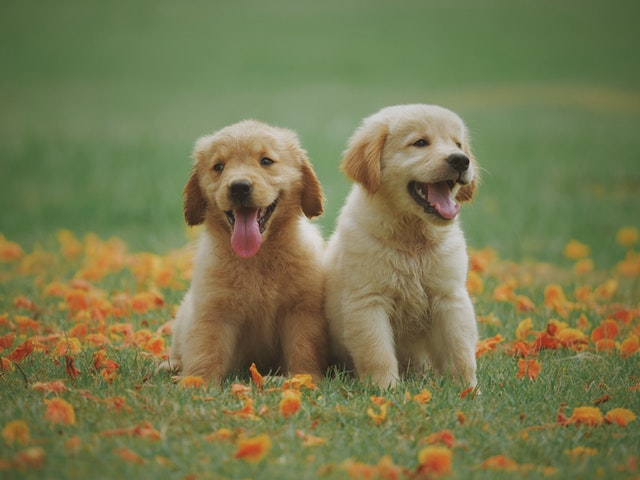
#> input picture photos/dog.jpg, 640 x 480 px
$ python sharpening_smoothing.py
#> lines starting #> are read from the running program, lines starting #| are printed output that depends on the picture; after the words box and inside, x2 and y2 are one past the last pixel; in counts of white or black regions, pixels touching at a corner belong together
import cv2 as cv

# read img file
img = cv.imread('photos/dog.jpg')
#> img is the input picture: shape (480, 640, 3); mean B, G, R 79.3, 121.5, 120.2
cv.imshow('Img', img)


# Blur (smooth) the img
smooth = cv.GaussianBlur(img,(5,5), cv.BORDER_DEFAULT)
cv.imshow('Gaussian Blur', smooth)

# Averaging blur
average = cv.blur(img, (5,5))
cv.imshow('Average Blur', average)

# Median Blur
median = cv.medianBlur(img, 5)
cv.imshow('Median Blur', median)

# Bilateral Blur -> edges remains without distortion
bilateral = cv.bilateralFilter(img, 5, 15, 15)
cv.imshow('Bilateral', bilateral)


import numpy as np

# convert to grey scale
grey_img = cv.cvtColor(img, cv.COLOR_RGB2GRAY)
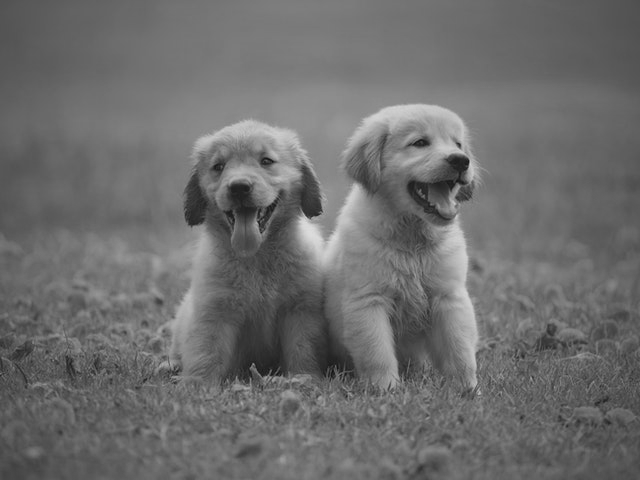
#> grey_img: shape (480, 640); min 15, max 221, mean 108.8
cv.imshow('Grey Img', grey_img)

# use canny edge detector
canny = cv.Canny(grey_img, 125, 175)
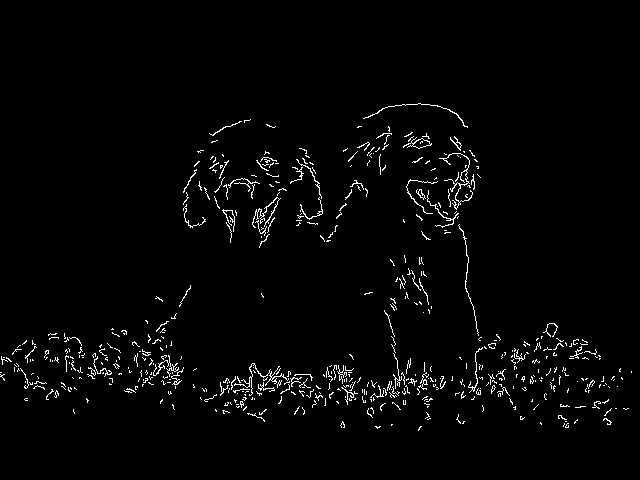
#> canny: shape (480, 640); 2.2% white in thin lines or dots, all inside (x1, y1, x2, y2) = (0, 103, 632, 431)
cv.imshow('Canny Img', canny)

# Laplacian edge detector
lap = cv.Laplacian(grey_img, cv.CV_64F)
lap = np.uint8(np.absolute(lap))
cv.imshow('Laplacian', lap)

# Sobel edge detector
sobelx = cv.Sobel(grey_img, cv.CV_64F, 1, 0)
sobely = cv.Sobel(grey_img, cv.CV_64F, 0, 1)
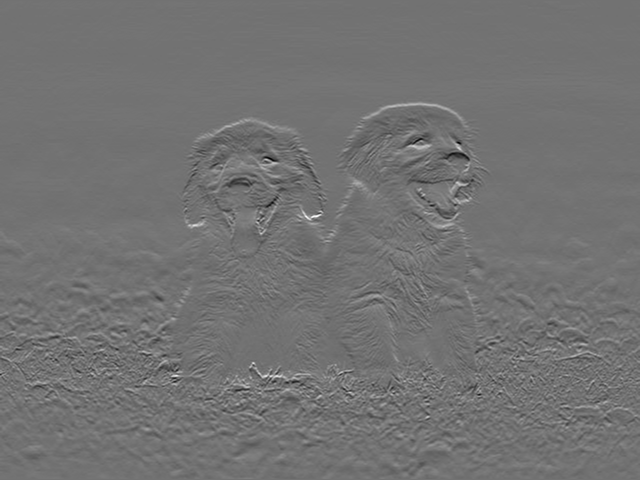
#> sobely: shape (480, 640) float64; min -364, max 444, mean -0.2; drawn with min black and max white
cv.imshow('Sobelx', sobelx)
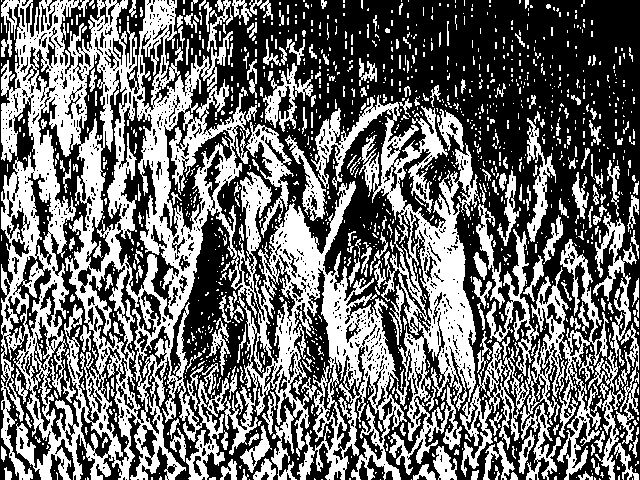
#> window 'Sobelx': shape (480, 640); 43.2% white; 1352 white regions (1091 under 20 px), largest, box (x1, y1, x2, y2) and area: (1, 0, 407, 480) 72074, (311, 95, 609, 480) 25588, (593, 212, 637, 366) 1791
cv.imshow('Sobely', sobely)
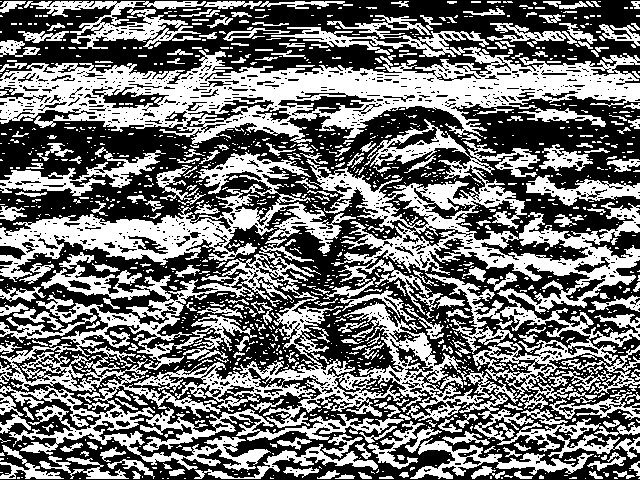
#> window 'Sobely': shape (480, 640); 45.3% white; 1429 white regions (1148 under 20 px), largest, box (x1, y1, x2, y2) and area: (0, 119, 640, 471) 55967, (0, 47, 640, 145) 26523, (0, 152, 356, 282) 11444

# Combine the 2 axis
combined_sobel = cv.bitwise_or(sobelx,sobely)
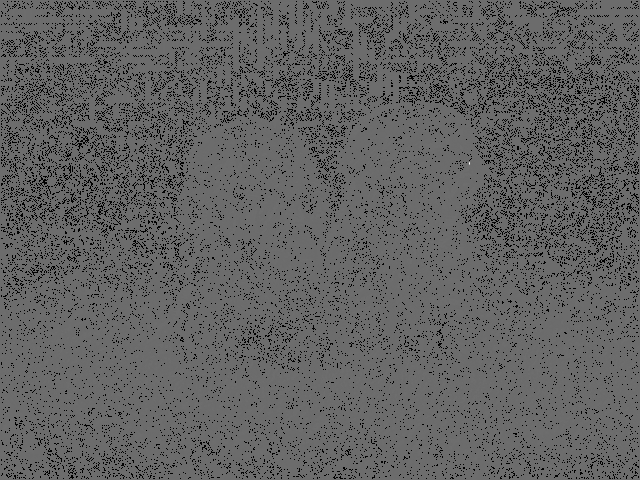
#> combined_sobel: shape (480, 640) float64; 10.17% of the values are NaN or infinite; the others: min -30528, max 40896, mean -39.53; drawn with min black, max white, NaN and infinite black
cv.imshow('Combined Sobel', combined_sobel)
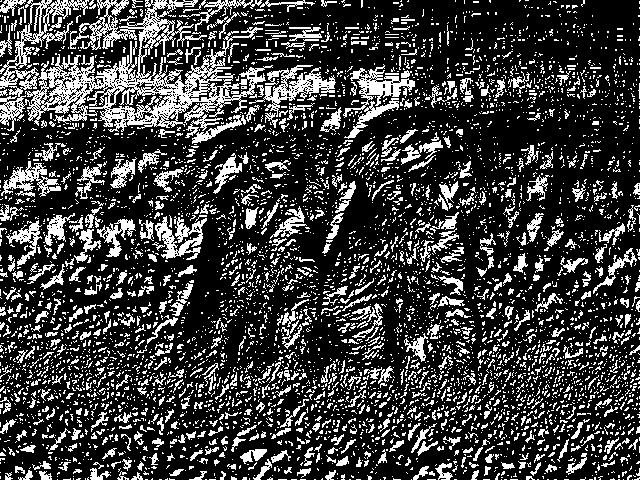
#> window 'Combined Sobel': shape (480, 640); 24.1% white in thin lines or dots

# wait any key to exit
cv.waitKey(0)
